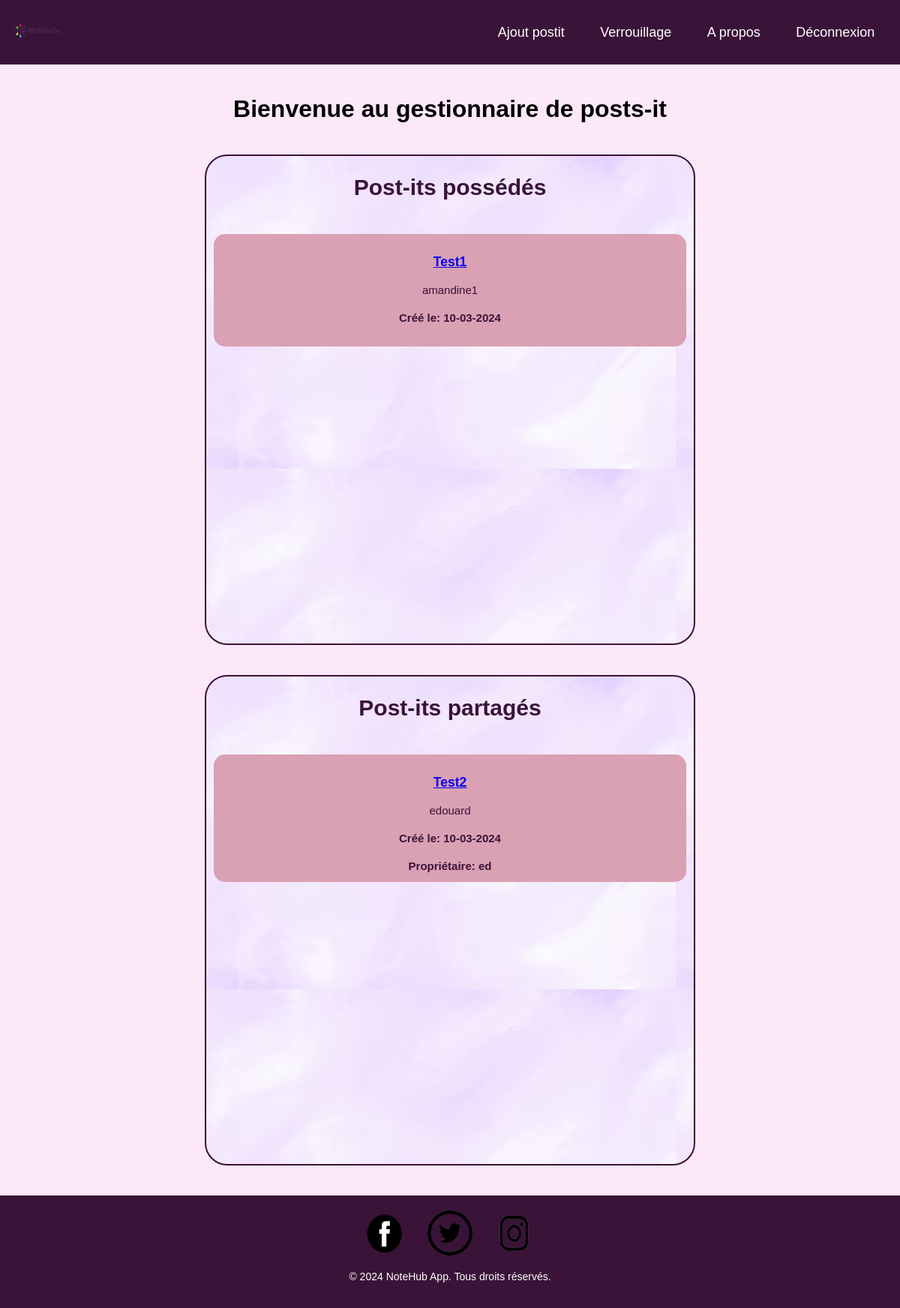
Before: /controleur/AccueilControleur.php (signed in) with the older database file.
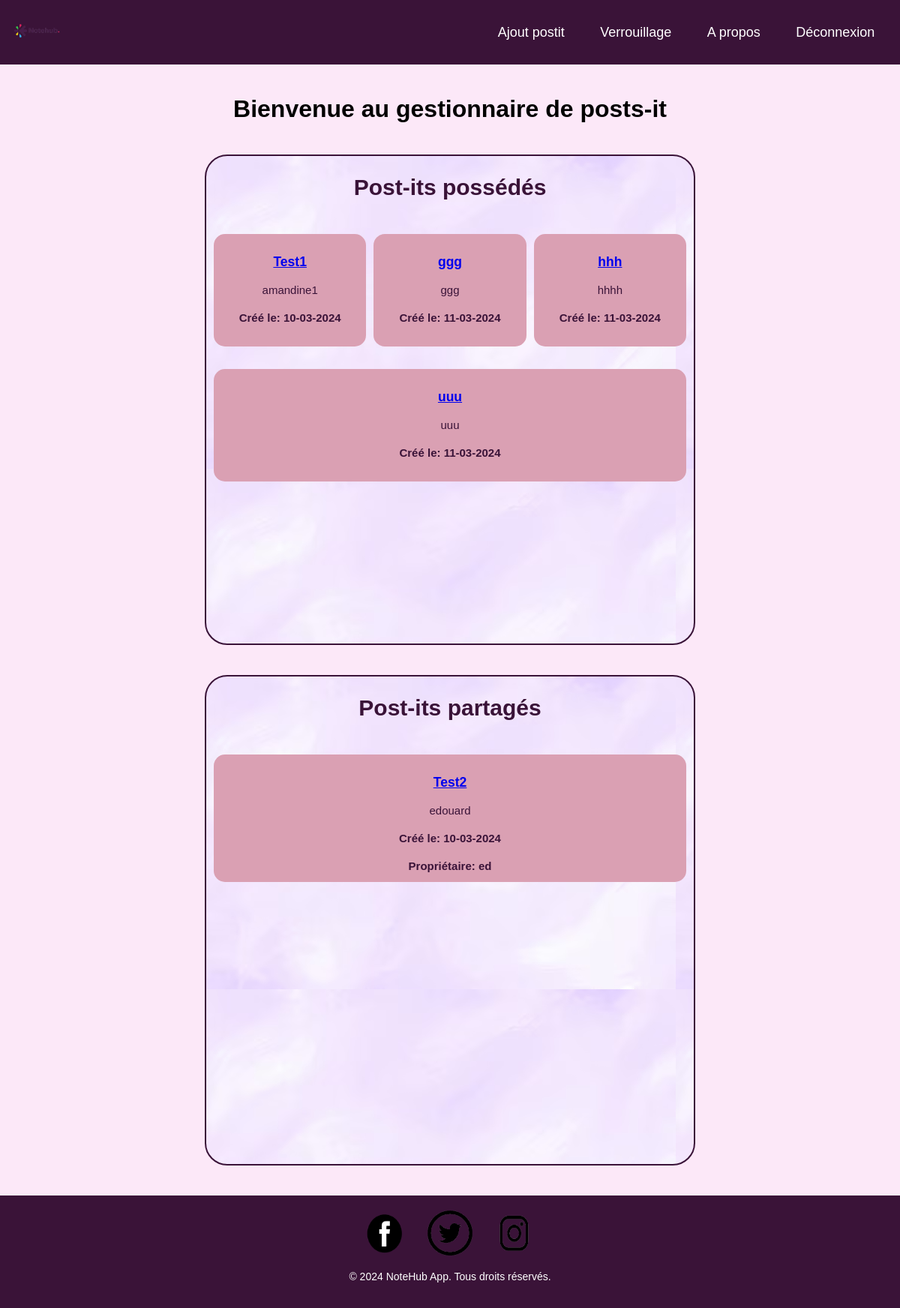
After: the same page with the newer database file.
### tables this page shows
CREATE TABLE POSTIT (
    IDPOSTIT INTEGER PRIMARY KEY AUTOINCREMENT,
    DATEDECREATION TEXT NOT NULL,
    TITRE TEXT NOT NULL,
    LIBELLE TEXT NOT NULL,
    IDUSER INTEGER,
    FOREIGN KEY (IDUSER) REFERENCES USER(IDUSER)
);

CREATE TABLE USER (
    IDUSER INTEGER PRIMARY KEY AUTOINCREMENT,
    PSEUDO TEXT NOT NULL,
    NOM TEXT NOT NULL,
    PRENOM TEXT NOT NULL,
    DATEDENAISSANCE TEXT NOT NULL,
    MAIL TEXT NOT NULL,
    MDP TEXT NOT NULL,
QUESTIONSEC TEXT NOT NULL,
REPONSESEC TEXT NOT NULL
);

### controleur/AccueilControleur.php (called while the page is built, shortened)
<?php
require_once __DIR__ . '/../modele/PostitModel.php';
$postitModel = new PostitModel();
$allPostits = $postitModel->getUserPostits($_SESSION['userId']) ?: [];
$sharedPostits = isset($_SESSION['userId']) ? $postitModel->getSharedPostits($_SESSION['userId']) : [];
require_once __DIR__ . '/../vue/AccueilVue.php';
?>

### modele/PostitModel.php (called while the page is built, shortened)
<?php
class PostitModel {
    private $db;
    public function __construct() {
        $this->db = new PDO('sqlite:' . DB_PATH);
    }
    public function getUserPostits($userId) {
        $sql = "SELECT p.* FROM POSTIT p
                WHERE p.IDUSER = :userId";
        $stmt = $this->db->prepare($sql);
        $stmt->bindParam(':userId', $userId, PDO::PARAM_INT);
        $stmt->execute();
        return $stmt->fetchAll(PDO::FETCH_ASSOC);
    }
    public function getSharedPostits($userId) {
        $sql = "SELECT p.*, u.pseudo FROM POSTIT p
                INNER JOIN Partage pa ON p.IDPOSTIT = pa.IDPOSTIT
                INNER JOIN USER u ON u.IDUSER = p.IDUSER
                WHERE pa.IDUSER = :userId";
        $stmt = $this->db->prepare($sql);
        $stmt->bindParam(':userId', $userId);
        $stmt->execute();
        return $stmt->fetchAll(PDO::FETCH_ASSOC);
    }
}
?>

### vue/AccueilVue.php (the view, shortened to what this page needs)
<!DOCTYPE html>
<html lang="en">
<head>
    <link rel="stylesheet" href="vue/styles/accueil.css">
</head>
<body>
    <header>
        <?php
        require_once 'HeaderVue.php'
            ?>
    </header>
    <div class="container">
        <h1>Bienvenue au gestionnaire de posts-it</h1>
        <div class="post-it-wrapper">
            <h2>Post-its possédés</h2>
            <div class="post-it-container" id="post-it-container-owned">
                    <?php foreach ($allPostits as $postit) { ?>
                        <div class="post-it">
                            <a href="index.php?page=PostitDetail&id=<?php echo $postit['IDPOSTIT']; ?>">
                                <h3>
                                    <?php echo htmlspecialchars($postit['TITRE'], ENT_QUOTES, 'UTF-8'); ?>
                                </h3>
                            </a>
                            <p>
                                <?php echo nl2br(htmlspecialchars($postit['LIBELLE'], ENT_QUOTES, 'UTF-8')); ?>
                            </p>
                            <h4>Créé le:
                                <?php echo htmlspecialchars($postit['DATEDECREATION'], ENT_QUOTES, 'UTF-8'); ?>
                            </h4>
                        </div>
                    <?php }
                    ; ?>
            </div>
        </div>
        <div class="post-it-wrapper">
            <h2>Post-its partagés</h2>
            <div class="post-it-container" id="post-it-container-shared">
                <?php foreach ($sharedPostits as $postit): ?>
                    <div class="post-it">
                        <a href="index.php?page=PostitSharedDetail&id=<?php echo $postit['IDPOSTIT']; ?>">
                            <h3>
                                <?php echo htmlspecialchars($postit['TITRE'], ENT_QUOTES, 'UTF-8'); ?>
                            </h3>
                        </a>
                        <p>
                            <?php echo nl2br(htmlspecialchars($postit['LIBELLE'], ENT_QUOTES, 'UTF-8')); ?>
                        </p>
                        <h4>Créé le:
                            <?php echo htmlspecialchars($postit['DATEDECREATION'], ENT_QUOTES, 'UTF-8'); ?>
                        </h4>
                        <h4>Propriétaire:
                            <?php echo htmlspecialchars($postit['PSEUDO']); ?>
                        </h4>
                    </div>
                <?php endforeach; ?>
            </div>
        </div>
    </div>
    <footer>
        <?php
        require_once 'FooterVue.php'
            ?>
    </footer>
</body>
</html>

### vue/HeaderVue.php
<nav>
            <div class="logo">
                <img src="vue/images/logosite.png" alt="logo">
            </div>
            <div class="links">
                <ul>
                    <li><a href="#" id= "ajouterPostItBtn" >Ajout postit</a></li>
                    <li><a href="index.php?page=verrouillage">Verrouillage</a></li>
                    <li><a href="index.php?page=APropos">A propos</a></li>
                    <li><a href="#" id="logoutBtn">Déconnexion</a></li>
                </ul>
            </div>
        </nav>

### vue/FooterVue.php
<div class="social-icons">
            <a href="#"><img src="vue/images/facebook.png" alt="Facebook"></a>
            <a href="#"><img src="vue/images/twitter.png" alt="Twitter"></a>
            <a href="#"><img src="vue/images/instagram.png" alt="Instagram"></a>
        </div>
<p>&copy; 2024 NoteHub App. Tous droits réservés.</p>

### vue/styles/accueil.css (style rules this page uses)
body { font-family: Arial, sans-serif; background-color: #FCE8F8; margin: 0; padding: 0; }
nav { background-color: #3a1338; display: flex; justify-content: space-between; align-items: center; padding: 1px 10px; background-size: cover; }
.links { width: 50%; }
.links ul { display: flex; justify-content: space-around; }
.links li { list-style-type: none; }
.links a { text-decoration: none; color: white; font-size: 18px; cursor: pointer; padding-bottom: 0.5em; background-image: linear-gradient(white, white); background-size: 0% 0.1em; background-position-y: 100%; background-position-x: 50%; background-repeat: no-repeat; transition: background-size ease-in-out 0.5s; }
.logo img { width: 80px; height: 80px; }
.container { text-align: center; padding: 20px; }
.post-it-wrapper { display: inline-block; margin: 20px; vertical-align: top; color: #3a1338; font-size: 20px; background-image: url('fondd.png'); height: 650px; width: 650px; border: 2px solid#3a1338; border-radius: 30px; }
.post-it-container { display: flex; flex-wrap: wrap; justify-content: center; }
.post-it { background-color: #daa0b3; width: 200px; padding: 10px; margin: 10px; }
body { font-family: Arial, sans-serif; text-align: center; }
footer { background-color: #3a1338; color: #fff; padding: 20px; text-align: center; }
.social-icons { margin-bottom: 20px; }
.social-icons a { margin: 0 10px; }
.social-icons img { width: 60px; height: 60px; vertical-align: middle; }
footer p { font-size: 14px; }
.post-it-container { display: flex; flex-wrap: wrap; gap: 10px; padding: 10px; align-items: flex-start; justify-content: space-around; max-height: 500px; overflow-y: auto; }
.post-it { width: 100%; margin: 10px 0; height: auto; max-height: 150px; overflow: hidden; border-radius: 15px; font-size: 15px; }
@media (min-width: 1000px) { .post-it { flex: 1 1 calc(25% - 20px); } }

Changed rows visible on the page:
added postit: TITRE "ggg", LIBELLE "ggg", DATEDECREATION "11-03-2024", shown under "Post-its possédés"
added postit: TITRE "hhh", LIBELLE "hhhh", DATEDECREATION "11-03-2024", shown under "Post-its possédés"
added postit: TITRE "uuu", LIBELLE "uuu", DATEDECREATION "11-03-2024", shown under "Post-its possédés"
